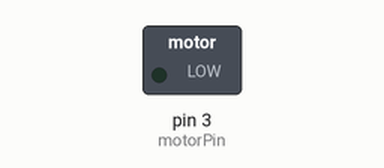
The sketch below on a simulated Arduino Uno, built with avr-gcc and run on an emulated ATmega328P. Shown: switched loads named in the sketch (green lamp = pin HIGH). What the sketch prints to the serial monitor is not drawn.

Above: at 2.5 s.
At 7.5 s:
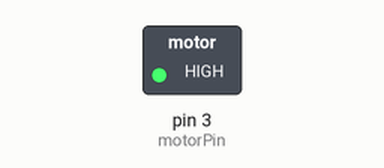
Timing chart, 0 to 13.0 s (numbered marks = the images above):
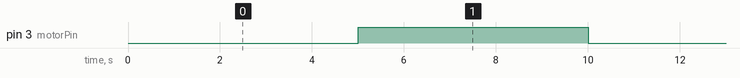

Measured:
- by itself, pin 3 (motorPin): alternates HIGH for 5.0 s and LOW for 5.0 s

The sketch:

MotorCode.ino
```cpp
int motorPin = 3;

void setup()
{
  pinMode(motorPin, OUTPUT);
  Serial.begin(9600);
  while (! Serial);
  Serial.println("Speed 0 to 255");
}


void loop()
{
  //pinMode(ledPin, OUTPUT);
digitalWrite(motorPin, LOW);
delay(5000);
digitalWrite(motorPin, HIGH);
delay(5000);
}
```
